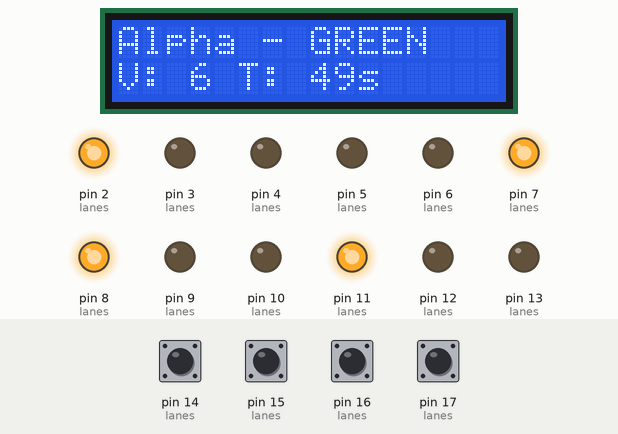
Simulated run of this sketch. Board: Arduino Mega 2560, built with avr-gcc and run on an emulated ATmega2560. Parts: 16×2 character LCD, output pins drawn as LEDs (lit = HIGH). The test bench sets the inputs (shaded band); at power-on: pin 14 (lanes), pin 15 (lanes), pin 16 (lanes), pin 17 (lanes) HIGH. Random numbers use the default seed unless the sketch sets one.

Above: at 2.7 s.
2.8 s: pin 14 (lanes) pulled LOW for 1.2 s
At 4.1 s:
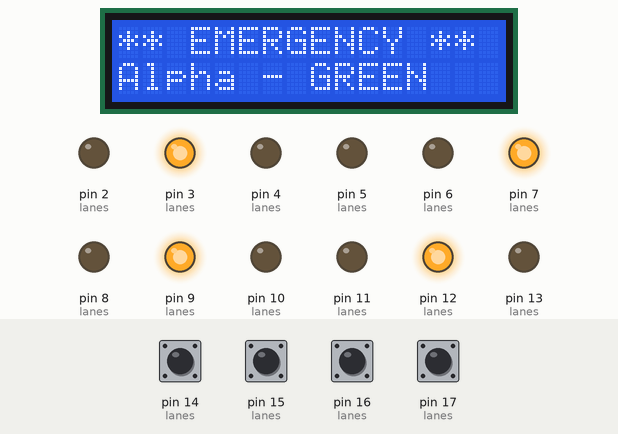
5.8 s: pin 15 (lanes) pulled LOW for 1.2 s
At 7.0 s:
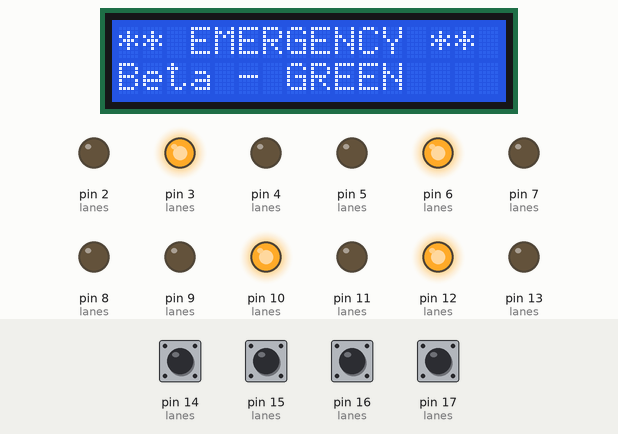
8.8 s: pin 16 (lanes) pulled LOW for 1.2 s
At 9.9 s:
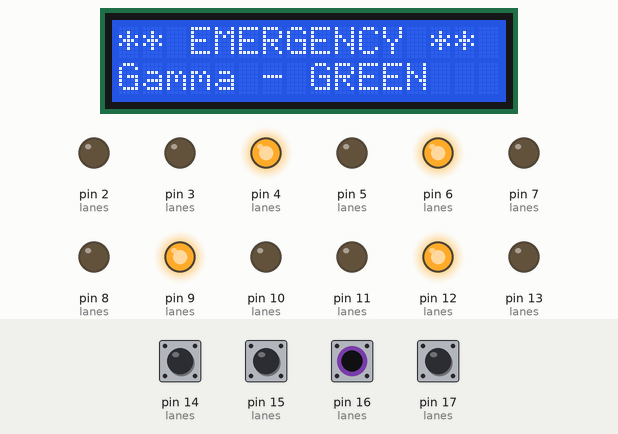
11.5 s: pin 17 (lanes) pulled LOW for 1.2 s
At 12.4 s:
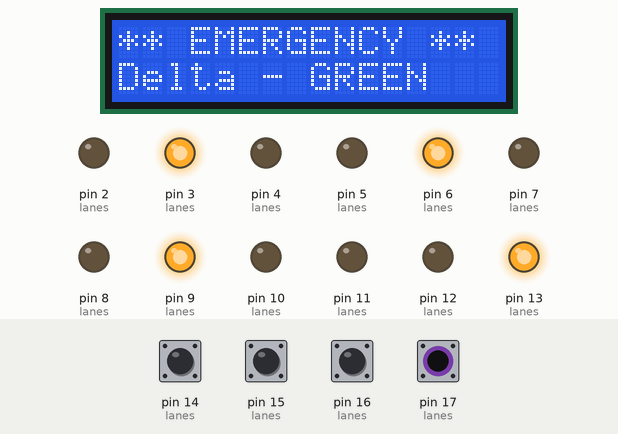
Timing chart, 0 to 56.4 s (numbered marks = the images above; inputs shaded):
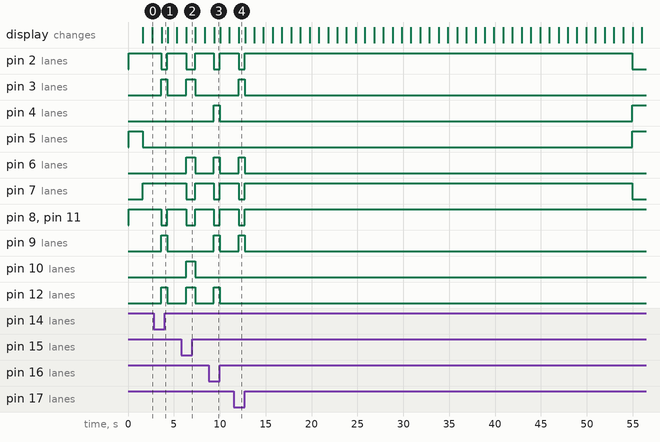

The sketch:

STM.ino
```cpp
/*
  ============================================================
  SMART TRAFFIC MANAGEMENT SYSTEM - Arduino Mega
  ============================================================
  Lanes      : Alpha, Beta, Gamma, Delta
  Sequence   : Alpha -> Gamma -> Delta -> Beta -> (repeat)

  Each lane has:
    - An RGB signal head (separate Red / Green / Blue pins)
    - An emergency slide switch wired to GND (INPUT_PULLUP)

  VEHICLE COUNT
    Currently simulated with random numbers (3-15) via
    getVehicleCount(). Replace this function later with real
    IR / Ultrasonic sensor reading logic - no other code needs
    to change.

  GREEN TIME FORMULA
    greenTime (sec) = (vehicleCount * 7) + 8

  EMERGENCY MODE
    Sliding ANY lane's emergency switch (pin goes LOW):
      - That lane's GREEN turns ON (RED & BLUE off)
      - All other lanes turn BLUE (RED & GREEN off)
      - LCD shows "** EMERGENCY **" and the active lane name
    Sliding the switch back (pin goes HIGH again):
      - Normal cycle resumes exactly where it left off
        (the interrupted countdown continues)

  LCD
    16x2 I2C display. Default address used here is 0x27.
    If your display doesn't show anything, try 0x3F instead
    (run an I2C scanner sketch to confirm the address).

  REQUIRED LIBRARY
    "LiquidCrystal I2C" by Frank de Brabander
    (Install via Arduino IDE -> Library Manager)

  ============================================================
  PIN MAP
  ============================================================
  Lane   | Red | Green | Blue | Emergency Switch
  -------|-----|-------|------|------------------
  Alpha  |  5  |   7   |  6   |       14
  Beta   |  8  |  10   |  9   |       15
  Gamma  |  2  |   4   |  3   |       16
  Delta  | 11  |  13   | 12   |       17

  LCD (I2C) -> SDA = pin 20, SCL = pin 21 (Mega hardware I2C)
  ============================================================
*/

#include <Wire.h>
#include <LiquidCrystal_I2C.h>

// ---- LCD setup (change 0x27 to 0x3F if your module needs it) ----
LiquidCrystal_I2C lcd(0x27, 16, 2);

// ---- Lane configuration ----
struct Lane {
  const char* name;
  uint8_t redPin;
  uint8_t greenPin;
  uint8_t bluePin;
  uint8_t emergencyPin;
};

// Index:        0       1      2       3
Lane lanes[4] = {
  {"Alpha",  5,  7,  6, 14},   // 0 - Alpha
  {"Beta",   8, 10,  9, 15},   // 1 - Beta
  {"Gamma",  2,  4,  3, 16},   // 2 - Gamma
  {"Delta", 11, 13, 12, 17}    // 3 - Delta
};

// Operating sequence: Alpha -> Gamma -> Delta -> Beta
uint8_t sequence[4] = {0, 2, 3, 1};

const int VEHICLE_CROSS_TIME = 7;   // seconds each vehicle takes to cross
const int BUFFER_TIME        = 8;   // extra buffer seconds

// ============================================================
void setup() {
  for (int i = 0; i < 4; i++) {
    pinMode(lanes[i].redPin, OUTPUT);
    pinMode(lanes[i].greenPin, OUTPUT);
    pinMode(lanes[i].bluePin, OUTPUT);
    pinMode(lanes[i].emergencyPin, INPUT_PULLUP);
  }

  lcd.init();
  lcd.backlight();

  randomSeed(analogRead(A0));   // seed RNG from floating analog pin

  allRed();

  lcd.clear();
  lcd.setCursor(0, 0);
  lcd.print("Smart Traffic");
  lcd.setCursor(0, 1);
  lcd.print("System Ready");
  delay(1500);
}

// ============================================================
void loop() {
  for (int i = 0; i < 4; i++) {
    int laneIdx       = sequence[i];
    int vehicleCount  = getVehicleCount(laneIdx);
    int greenTime     = (vehicleCount * VEHICLE_CROSS_TIME) + BUFFER_TIME;

    runSignal(laneIdx, vehicleCount, greenTime);
  }
}

// ============================================================
// Returns a simulated vehicle count for a lane (3-15).
// Replace the body with real IR/Ultrasonic sensor code later.
// ============================================================
int getVehicleCount(int laneIdx) {
  return random(3, 16);   // random(min, maxExclusive) -> 3..15
}

// ============================================================
// All lanes RED (idle / startup state)
// ============================================================
void allRed() {
  for (int i = 0; i < 4; i++) {
    digitalWrite(lanes[i].redPin,   HIGH);
    digitalWrite(lanes[i].greenPin, LOW);
    digitalWrite(lanes[i].bluePin,  LOW);
  }
}

// ============================================================
// Set one lane GREEN, all other lanes RED
// ============================================================
void setActiveLane(int activeLane) {
  for (int i = 0; i < 4; i++) {
    if (i == activeLane) {
      digitalWrite(lanes[i].redPin,   LOW);
      digitalWrite(lanes[i].greenPin, HIGH);
      digitalWrite(lanes[i].bluePin,  LOW);
    } else {
      digitalWrite(lanes[i].redPin,   HIGH);
      digitalWrite(lanes[i].greenPin, LOW);
      digitalWrite(lanes[i].bluePin,  LOW);
    }
  }
}

// ============================================================
// Run one lane's green phase with a live countdown.
// Checks emergency switches every second.
// ============================================================
void runSignal(int laneIdx, int vehicleCount, int greenTime) {
  setActiveLane(laneIdx);
  showSignalScreen(laneIdx, vehicleCount, greenTime);

  for (int t = greenTime; t > 0; t--) {
    if (emergencyActive()) {
      handleEmergency();

      // Restore this lane's normal state once emergency ends
      setActiveLane(laneIdx);
      showSignalScreen(laneIdx, vehicleCount, t);
    }

    updateCountdown(t);
    delay(1000);
  }
}

// ============================================================
// True if ANY emergency slide switch is active (pin == LOW)
// ============================================================
bool emergencyActive() {
  for (int i = 0; i < 4; i++) {
    if (digitalRead(lanes[i].emergencyPin) == LOW) return true;
  }
  return false;
}

// ============================================================
// Emergency mode handler.
// Keeps running until ALL emergency switches are released.
// Supports switching between lanes mid-emergency.
// ============================================================
void handleEmergency() {
  while (emergencyActive()) {
    int emLane = -1;
    for (int i = 0; i < 4; i++) {
      if (digitalRead(lanes[i].emergencyPin) == LOW) {
        emLane = i;
        break;   // first active switch found gets priority
      }
    }

    for (int i = 0; i < 4; i++) {
      digitalWrite(lanes[i].redPin, LOW);
      digitalWrite(lanes[i].greenPin, (i == emLane) ? HIGH : LOW);
      digitalWrite(lanes[i].bluePin,  (i == emLane) ? LOW  : HIGH);
    }

    lcd.clear();
    lcd.setCursor(0, 0);
    lcd.print("** EMERGENCY **");
    lcd.setCursor(0, 1);
    lcd.print(lanes[emLane].name);
    lcd.print(" - GREEN");

    delay(300);   // re-poll switches periodically
  }

  lcd.clear();
}

// ============================================================
// LCD: draw the static part of the normal signal screen
// Line 1: "<Lane> - GREEN"
// Line 2: "V:nn T:nnns"
// ============================================================
void showSignalScreen(int laneIdx, int vehicleCount, int initialTime) {
  lcd.clear();
  lcd.setCursor(0, 0);
  lcd.print(lanes[laneIdx].name);
  lcd.print(" - GREEN");

  char buf[5];

  lcd.setCursor(0, 1);
  lcd.print("V:");
  sprintf(buf, "%2d", vehicleCount);
  lcd.print(buf);

  lcd.print(" T:");
  sprintf(buf, "%3d", initialTime);
  lcd.print(buf);
  lcd.print("s");
}

// ============================================================
// LCD: update only the countdown digits (cols 7-9 of row 1)
// ============================================================
void updateCountdown(int t) {
  char buf[4];
  sprintf(buf, "%3d", t);

  lcd.setCursor(7, 1);
  lcd.print(buf);
  lcd.print("s");
}
```

Measured:
- after the input at 2.8 s, pin 2 (lanes), pin 8 (lanes), pin 11 (lanes): HIGH → LOW after 0.83 s, → HIGH 0.66 s later; pin 3 (lanes), pin 9 (lanes), pin 12 (lanes): LOW → HIGH after 0.83 s, → LOW 0.66 s later
- after the input at 5.8 s, pin 2 (lanes), pin 7 (lanes), pin 8 (lanes), pin 11 (lanes): HIGH → LOW after 0.53 s, → HIGH 0.99 s later; pin 3 (lanes), pin 6 (lanes), pin 10 (lanes), pin 12 (lanes): LOW → HIGH after 0.53 s, → LOW 0.99 s later
- after the input at 8.8 s, pin 2 (lanes), pin 7 (lanes), pin 8 (lanes), pin 11 (lanes): HIGH → LOW after 0.56 s, → HIGH 0.66 s later; pin 4 (lanes), pin 6 (lanes), pin 9 (lanes), pin 12 (lanes): LOW → HIGH after 0.56 s, → LOW 0.66 s later
- after the input at 11.5 s, pin 3 (lanes), pin 6 (lanes), pin 9 (lanes), pin 13 (lanes): LOW → HIGH after 0.56 s, → LOW 0.66 s later; pin 8 (lanes), pin 11 (lanes): HIGH → LOW after 0.56 s, → HIGH 0.66 s later
